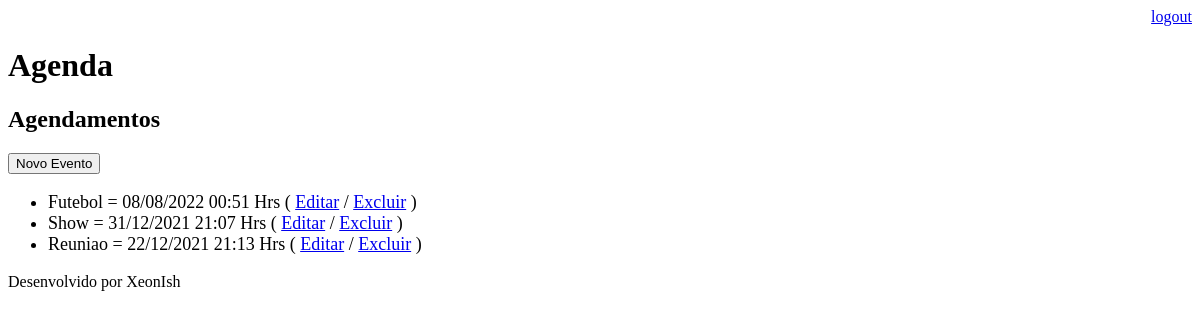
The page /agenda/ (signed in) on the database as committed earlier.
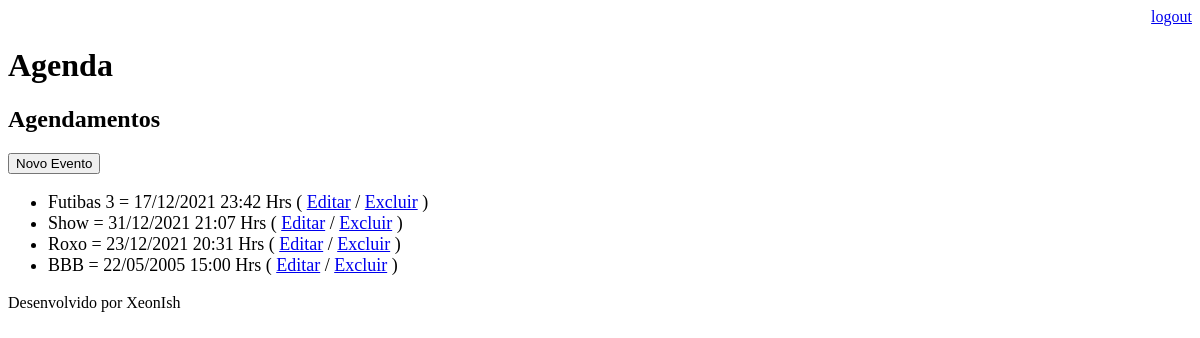
The same page on the database as committed later.
### core/models.py (models this page shows, shortened)
class Evento(models.Model):
    titulo = models.CharField(max_length=100)
    descricao = models.TextField(blank=True, null=True)
    data_evento = models.DateTimeField(verbose_name='Data do evento')
    data_criacao = models.DateTimeField(auto_now=True)
    usuario = models.ForeignKey(User, on_delete=models.CASCADE)
    class Meta:
        db_table = 'evento'
    def get_data_evento(self):
        return self.data_evento.strftime('%d/%m/%Y %H:%M Hrs')

### core/views.py (the view)
# urls.py: path('agenda/', views.lista_eventos),
@login_required(login_url='/login/')
def lista_eventos(request):
    usuario = request.user
    evento = Evento.objects.filter(usuario=usuario)
    dados = {'eventos': evento}
    return render(request, 'agenda.html', dados)

### templates/agenda.html
{% extends "model-page.html" %}
{% block content %}
    <h2>Agendamentos</h2>
    <a href="evento/">
    <button type="button">Novo Evento</button>
    </a>
    <ul style="font-size: 18px">
    {% for evento in eventos %}
        <li>
            {{ evento.titulo }} = {{ evento.get_data_evento}}
            ( <a href="evento/?id={{ evento.id }}">Editar</a>
            / <a href="evento/delete/{{ evento.id }}/">Excluir</a> )
        </li>
    {% endfor %}
    </ul>
{% endblock %}

### templates/model-page.html
<!DOCTYPE html>
<html lang="en">
<head>
    {% include "model-header.html" %}
</head>
<body>
    {% block content %} {% endblock %}
    {% include "model-footer.html" %}
</body>
</html>

### templates/model-header.html (shortened to what this page needs)
    <div align="right">
        <a href="/logout">logout</a>
    </div>
    <h1>Agenda</h1>

### templates/model-footer.html
<p>Desenvolvido por XeonIsh</p>

Rows that differ between the two databases and show on the page:
removed Evento: titulo "Reuniao", get_data_evento "22/12/2021 21:13 Hrs"
changed Evento: titulo "Futebol" → "Futibas 3"; get_data_evento "08/08/2022 00:51 Hrs" → "17/12/2021 23:42 Hrs"
added Evento: titulo "Roxo", get_data_evento "23/12/2021 20:31 Hrs"
added Evento: titulo "BBB", get_data_evento "22/05/2005 15:00 Hrs"
